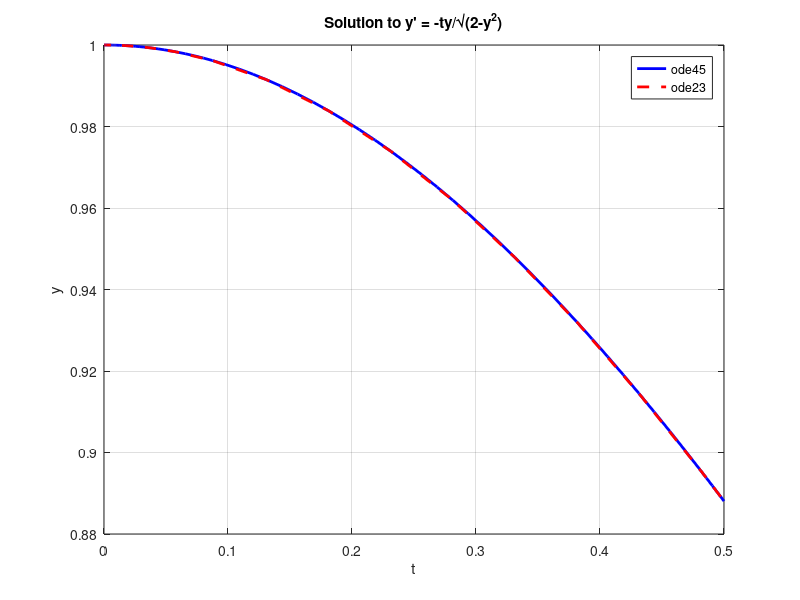

This figure's MATLAB source:
%% Problem 2d: y' = -ty/sqrt(2-y^2), y(0)=1, t∈[0,0.5]
clc; clear; close all;

% Define ODE function
ode_fun = @(t,y) -t*y/sqrt(2-y^2);

% Initial conditions and time span
y0 = 1;
tspan = [0 0.5];

% Solve using different solvers
[t_ode45, y_ode45] = ode45(ode_fun, tspan, y0);
[t_ode23, y_ode23] = ode23(ode_fun, tspan, y0);

% Plot results
figure;
plot(t_ode45, y_ode45, 'b-', 'LineWidth', 2); hold on;
plot(t_ode23, y_ode23, 'r--', 'LineWidth', 2);
title('Solution to y'' = -ty/\surd(2-y^2)');
xlabel('t'); ylabel('y');
legend('ode45', 'ode23');
grid on;